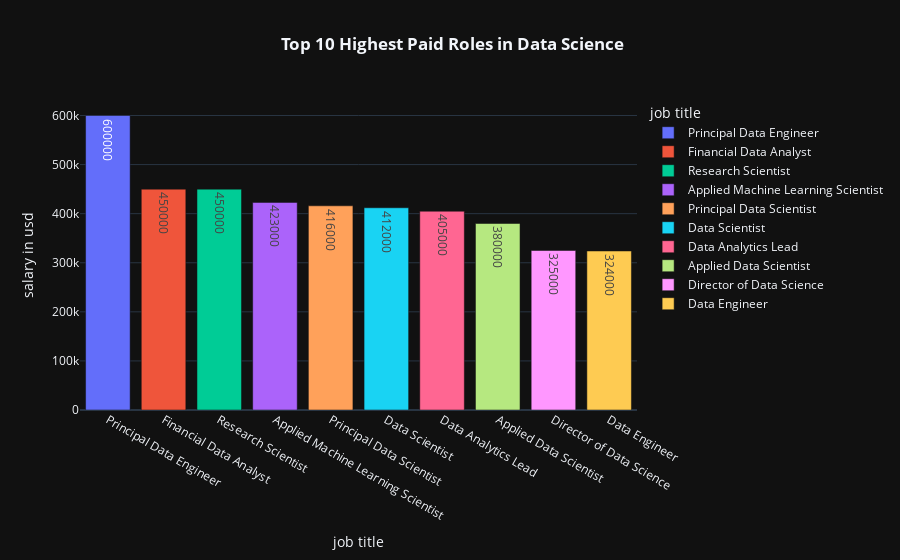

This figure's notebook cell:
### Markdown cell above
## 2) Salaries in Data Science field

### Code cell
fig=px.bar(df.groupby('job_title',as_index=False)['salary_in_usd'].max().sort_values(by='salary_in_usd',
            ascending=False).head(10),
           x='job_title',
           y='salary_in_usd',
           color='job_title',
           labels={'job_title':'job title','salary_in_usd':'salary in usd'},
           template='plotly_dark',
           text='salary_in_usd',
           title='<b> Top 10 Highest Paid Roles in Data Science')
fig.update_layout(title_x=0.5)
fig.show()

### Figure 1 — Plotly figure (JSON) as saved in the notebook; plotly's stock layout.template omitted (floating-point values rounded to 4 significant figures)
{"data": [{"alignmentgroup": "True", "hovertemplate": "job title=%{x}<br>salary in usd=%{text}<extra></extra>", "legendgroup": "Principal Data Engineer", "marker": {"color": "#636efa", "pattern": {"shape": ""}}, "name": "Principal Data Engineer", "offsetgroup": "Principal Data Engineer", "orientation": "v", "showlegend": true, "text": [600000], "textposition": "auto", "type": "bar", "x": ["Principal Data Engineer"], "xaxis": "x", "y": [600000], "yaxis": "y"}, {"alignmentgroup": "True", "hovertemplate": "job title=%{x}<br>salary in usd=%{text}<extra></extra>", "legendgroup": "Financial Data Analyst", "marker": {"color": "#EF553B", "pattern": {"shape": ""}}, "name": "Financial Data Analyst", "offsetgroup": "Financial Data Analyst", "orientation": "v", "showlegend": true, "text": [450000], "textposition": "auto", "type": "bar", "x": ["Financial Data Analyst"], "xaxis": "x", "y": [450000], "yaxis": "y"}, {"alignmentgroup": "True", "hovertemplate": "job title=%{x}<br>salary in usd=%{text}<extra></extra>", "legendgroup": "Research Scientist", "marker": {"color": "#00cc96", "pattern": {"shape": ""}}, "name": "Research Scientist", "offsetgroup": "Research Scientist", "orientation": "v", "showlegend": true, "text": [450000], "textposition": "auto", "type": "bar", "x": ["Research Scientist"], "xaxis": "x", "y": [450000], "yaxis": "y"}, {"alignmentgroup": "True", "hovertemplate": "job title=%{x}<br>salary in usd=%{text}<extra></extra>", "legendgroup": "Applied Machine Learning Scientist", "marker": {"color": "#ab63fa", "pattern": {"shape": ""}}, "name": "Applied Machine Learning Scientist", "offsetgroup": "Applied Machine Learning Scientist", "orientation": "v", "showlegend": true, "text": [423000], "textposition": "auto", "type": "bar", "x": ["Applied Machine Learning Scientist"], "xaxis": "x", "y": [423000], "yaxis": "y"}, {"alignmentgroup": "True", "hovertemplate": "job title=%{x}<br>salary in usd=%{text}<extra></extra>", "legendgroup": "Principal Data Scientist", "marker": {"color": "#FFA15A", "pattern": {"shape": ""}}, "name": "Principal Data Scientist", "offsetgroup": "Principal Data Scientist", "orientation": "v", "showlegend": true, "text": [416000], "textposition": "auto", "type": "bar", "x": ["Principal Data Scientist"], "xaxis": "x", "y": [416000], "yaxis": "y"}, {"alignmentgroup": "True", "hovertemplate": "job title=%{x}<br>salary in usd=%{text}<extra></extra>", "legendgroup": "Data Scientist", "marker": {"color": "#19d3f3", "pattern": {"shape": ""}}, "name": "Data Scientist", "offsetgroup": "Data Scientist", "orientation": "v", "showlegend": true, "text": [412000], "textposition": "auto", "type": "bar", "x": ["Data Scientist"], "xaxis": "x", "y": [412000], "yaxis": "y"}, {"alignmentgroup": "True", "hovertemplate": "job title=%{x}<br>salary in usd=%{text}<extra></extra>", "legendgroup": "Data Analytics Lead", "marker": {"color": "#FF6692", "pattern": {"shape": ""}}, "name": "Data Analytics Lead", "offsetgroup": "Data Analytics Lead", "orientation": "v", "showlegend": true, "text": [405000], "textposition": "auto", "type": "bar", "x": ["Data Analytics Lead"], "xaxis": "x", "y": [405000], "yaxis": "y"}, {"alignmentgroup": "True", "hovertemplate": "job title=%{x}<br>salary in usd=%{text}<extra></extra>", "legendgroup": "Applied Data Scientist", "marker": {"color": "#B6E880", "pattern": {"shape": ""}}, "name": "Applied Data Scientist", "offsetgroup": "Applied Data Scientist", "orientation": "v", "showlegend": true, "text": [380000], "textposition": "auto", "type": "bar", "x": ["Applied Data Scientist"], "xaxis": "x", "y": [380000], "yaxis": "y"}, {"alignmentgroup": "True", "hovertemplate": "job title=%{x}<br>salary in usd=%{text}<extra></extra>", "legendgroup": "Director of Data Science", "marker": {"color": "#FF97FF", "pattern": {"shape": ""}}, "name": "Director of Data Science", "offsetgroup": "Director of Data Science", "orientation": "v", "showlegend": true, "text": [325000], "textposition": "auto", "type": "bar", "x": ["Director of Data Science"], "xaxis": "x", "y": [325000], "yaxis": "y"}, {"alignmentgroup": "True", "hovertemplate": "job title=%{x}<br>salary in usd=%{text}<extra></extra>", "legendgroup": "Data Engineer", "marker": {"color": "#FECB52", "pattern": {"shape": ""}}, "name": "Data Engineer", "offsetgroup": "Data Engineer", "orientation": "v", "showlegend": true, "text": [324000], "textposition": "auto", "type": "bar", "x": ["Data Engineer"], "xaxis": "x", "y": [324000], "yaxis": "y"}], "layout": {"autosize": true, "barmode": "relative", "legend": {"title": {"text": "job title"}, "tracegroupgap": 0}, "title": {"text": "<b> Top 10 Highest Paid Roles in Data Science", "x": 0.5}, "xaxis": {"anchor": "y", "autorange": true, "categoryarray": ["Principal Data Engineer", "Financial Data Analyst", "Research Scientist", "Applied Machine Learning Scientist", "Principal Data Scientist", "Data Scientist", "Data Analytics Lead", "Applied Data Scientist", "Director of Data Science", "Data Engineer"], "categoryorder": "array", "domain": [0, 1], "range": [-0.5, 9.5], "title": {"text": "job title"}, "type": "category"}, "yaxis": {"anchor": "x", "autorange": true, "domain": [0, 1], "range": [0, 631600.0], "title": {"text": "salary in usd"}, "type": "linear"}}}
